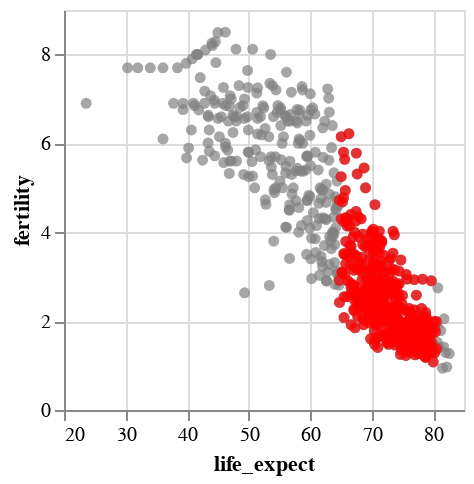

The cell this chart's notebook holds for it:
### Markdown cell above
The above demonstration shows how to get our selected data from our charts. 

Lets view how this selected data fits on our scatterplot. We can do that by [layering](https://altair-viz.github.io/user_guide/compound_charts.html#layered-charts) our filtered chart over our unfiltered chart.

### Code cell
filtered_df = df.query(" (life_expect>=64.70 and life_expect<=80.56) ")



alx.scatterplot(df,x='life_expect',y='fertility',color='gray') + alx.scatterplot(filtered_df,x='life_expect',y='fertility',color='red')

### Figure 1 — Vega-Lite specification as saved in the notebook (floating-point values rounded to 4 significant figures; data arrays with more than 128 entries replaced by an {"elided": "..."} marker saying what was removed)
{"config": {"view": {"continuousWidth": 400, "continuousHeight": 300}}, "layer": [{"data": {"name": "data-89be1acdd14c7effd56f4dd0fabf92c3"}, "mark": {"type": "circle", "fill": "gray"}, "encoding": {"x": {"axis": {}, "field": "life_expect", "scale": {"zero": false}, "type": "quantitative"}, "y": {"axis": {}, "field": "fertility", "scale": {"zero": false}, "type": "quantitative"}}}, {"data": {"name": "data-b0fe93c674c9867bf9333a0d41510b7a"}, "mark": {"type": "circle", "fill": "red"}, "encoding": {"x": {"axis": {}, "field": "life_expect", "scale": {"zero": false}, "type": "quantitative"}, "y": {"axis": {}, "field": "fertility", "scale": {"zero": false}, "type": "quantitative"}}}], "height": 200, "width": 200, "$schema": "https://vega.github.io/schema/vega-lite/v5.2.0.json", "datasets": {"data-89be1acdd14c7effd56f4dd0fabf92c3": {"elided": "693 records"}, "data-b0fe93c674c9867bf9333a0d41510b7a": {"elided": "438 records"}}}
